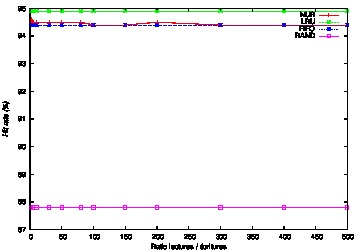

gnuplot code for this plot:
set style data linespoints
set xlabel "Ratio lectures / écritures"
set ylabel "Hit rate (%)" font "Helvetica-Oblique"
set label "Effet du ratio lectures / écritures (test 4)" font "Helvetica-Bold,18" at 20,70 
set encoding utf8
set terminal postscript eps color
set output "t4-rw_ratio.eps"
plot "t4-rw_ratio" using 1:2 t "NUR", "t4-rw_ratio" using 1:3 t "LRU", "t4-rw_ratio" using 1:4 t "FIFO", "t4-rw_ratio" using 1:5 t "RAND"
